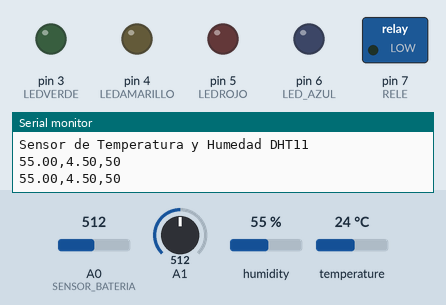
Simulated run of this sketch. Board: Arduino Uno, built with avr-gcc and run on an emulated ATmega328P. Shown: switched loads named in the sketch (green lamp = pin HIGH), output pins drawn as LEDs (lit = HIGH), the last lines printed to the serial monitor. Dashed ring = blinking. The inputs (shaded band) are chosen by the test bench; at power-on: humidity 55 %, A1 = 512, A0 (SENSOR_BATERIA) = 512, temperature 24 °C.

Above: at 7.1 s.
7.2 s: humidity set to 27 %
At 10.72 s:
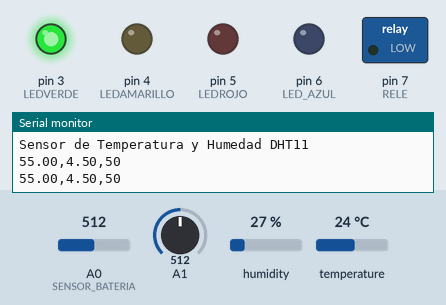
12.9 s: humidity set to 24 %
At 15.5 s:
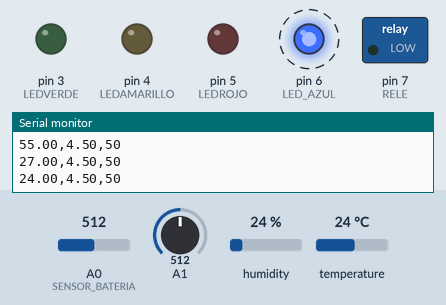
19.1 s: A1 set to 418
27.6 s: A1 set to 394
At 37.58 s:
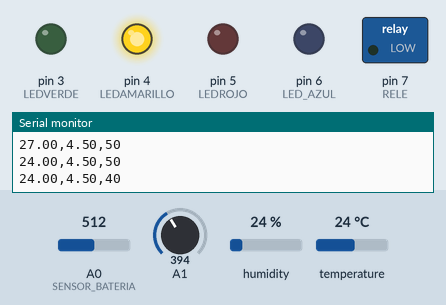
Timing chart, 0 to 39.0 s (numbered marks = the images above; inputs shaded):
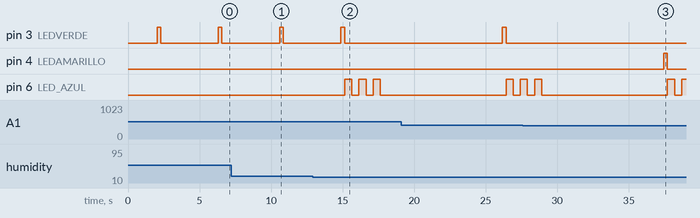

The sketch:

sketch_oct22b.ino
```cpp
//CODIGO FINAL
#include <DHT.h>
#include <DHT_U.h>


#include "DHT.h"

// Pines para los LEDs
#define LEDVERDE 3
#define LEDAMARILLO 4
#define LEDROJO 5


// Variables
int analogValor = 0;
float voltaje = 0;
int ledDelay = 800;

// Umbrales
float maximo = 40;
float medio = 27;


#define DHTTYPE DHT11
const int DHTPIN = 2;// Pin donde está conectado el DHT11

DHT dht(DHTPIN, DHTTYPE);

#define LED_AZUL 6    // LED azul para indicar humedad
#define RELE 7        // Pin del relé que controla el LED amarillo
#define SENSOR_BATERIA A0

//Variable donde almacenaremos el valor del potenciometro
long valor=A1;
int Potenciometro = 0;
int position;


void setup() {
  Serial.begin(9600);
  Serial.println("Sensor de Temperatura y Humedad DHT11");
  pinMode(LED_AZUL, OUTPUT);
  pinMode(RELE, OUTPUT);
  dht.begin();

   // Los pines de LED en modo salida
  pinMode(LEDVERDE, OUTPUT);
  pinMode(LEDAMARILLO, OUTPUT);
  pinMode(LEDROJO, OUTPUT);
}

void loop() {

  delay(2000);
  // Leer humedad
  float humedad = dht.readHumidity();
  delay(10);


  // Leer nivel de batería
  int lectura_bateria = analogRead(SENSOR_BATERIA);
  float voltaje_bateria = lectura_bateria * (9.0 / 1023.0);  // Conversión a voltaje real
  //Serial.print("Nivel de batería: ");
  //Serial.print(voltaje_bateria);
  //Serial.println(" V");


 Potenciometro = analogRead(A1);
 position = map(Potenciometro, 0, 1023, 0, 100);  // convertir a porcentaje


  // Dependiendo del valor del potenciometro mostramos un LED u otro
  if (position >= maximo)//40
  {
    digitalWrite(LEDVERDE, HIGH);
    delay(250);
    digitalWrite(LEDVERDE, LOW);
  }
  else if (position < maximo)//50 y 27
  {
    digitalWrite(LEDAMARILLO, HIGH);
    delay(250);
    digitalWrite(LEDAMARILLO, LOW);
  }


  // Apagamos todos los LEDs
  digitalWrite(LEDVERDE, LOW);
  digitalWrite(LEDAMARILLO, LOW);
  digitalWrite(LEDROJO, LOW);


  Serial.print(String(humedad));
  Serial.print(",");
  Serial.print(String(voltaje_bateria));
  Serial.print(",");
  Serial.println(String(position));


  // Comportamiento del LED azul y el relé (LED amarillo) según la humedad
  if (humedad > 85) {
    // Si la humedad es mayor al 85%
    digitalWrite(RELE, HIGH);  // Encender el LED amarillo
    delay(250);                // LED amarillo parpadea cada 250 ms (más rápido)
    digitalWrite(RELE, LOW);
    delay(250);                // Mantener apagado por 250 ms
  } else if (humedad >80 && humedad <= 85) {
    // Si la humedad está entre 80% y 85%
    digitalWrite(LED_AZUL, HIGH);  // Mantener el LED azul encendido
    digitalWrite(RELE, HIGH);      // Mantener el relé (LED amarillo) encendido
  } else if (humedad > 55 && humedad <= 80) {
    // Si la humedad está entre 55% y 80%
    digitalWrite(LED_AZUL, HIGH);  // Encender el LED azul
    digitalWrite(RELE, HIGH);      // Encender el relé (LED amarillo)
    delay(5000);                   // Mantenerlos encendidos 5 segundos
    digitalWrite(LED_AZUL, LOW);   // Apagar el LED azul después de 5 segundos
  } else if (humedad <=25) {
    // Si la humedad es menor al 25%, el LED azul parpadea 3 veces
    for (int i = 0; i < 3; i++) {
      digitalWrite(LED_AZUL, HIGH);
      delay(500);  // Mantener encendido 500 ms
      digitalWrite(LED_AZUL, LOW);
      delay(500);  // Apagar 500 ms
    }
    delay(4000);  // Esperar 4 segundos antes de repetir
  } else {
    // Si la humedad está entre 25% y 55%, ambos LEDs se apagan
    digitalWrite(LED_AZUL, LOW);   // Apagar el LED azul
    digitalWrite(RELE, LOW);       // Apagar el relé (LED amarillo)
  }

  delay(2000);  // Pequeña pausa entre lecturas
}
```

Measured:
- the behaviour switches between 26 and 25 % on humidity (found by bisection; images 1 and 2)
- the behaviour switches between 410 and 409 on A1 (found by bisection; images 2 and 3)
- after the input at 12.9 s, pin 6 (LED_AZUL): alternates HIGH for 0.50 s and LOW for 0.50 s, 6 changes in all, then stays LOW, starting after 2.2 s
- after the input at 27.6 s, pin 3 (LEDVERDE): stays LOW (without the input it goes to HIGH after 9.9 s); pin 4 (LEDAMARILLO): LOW → HIGH after 9.9 s, → LOW 0.25 s later
